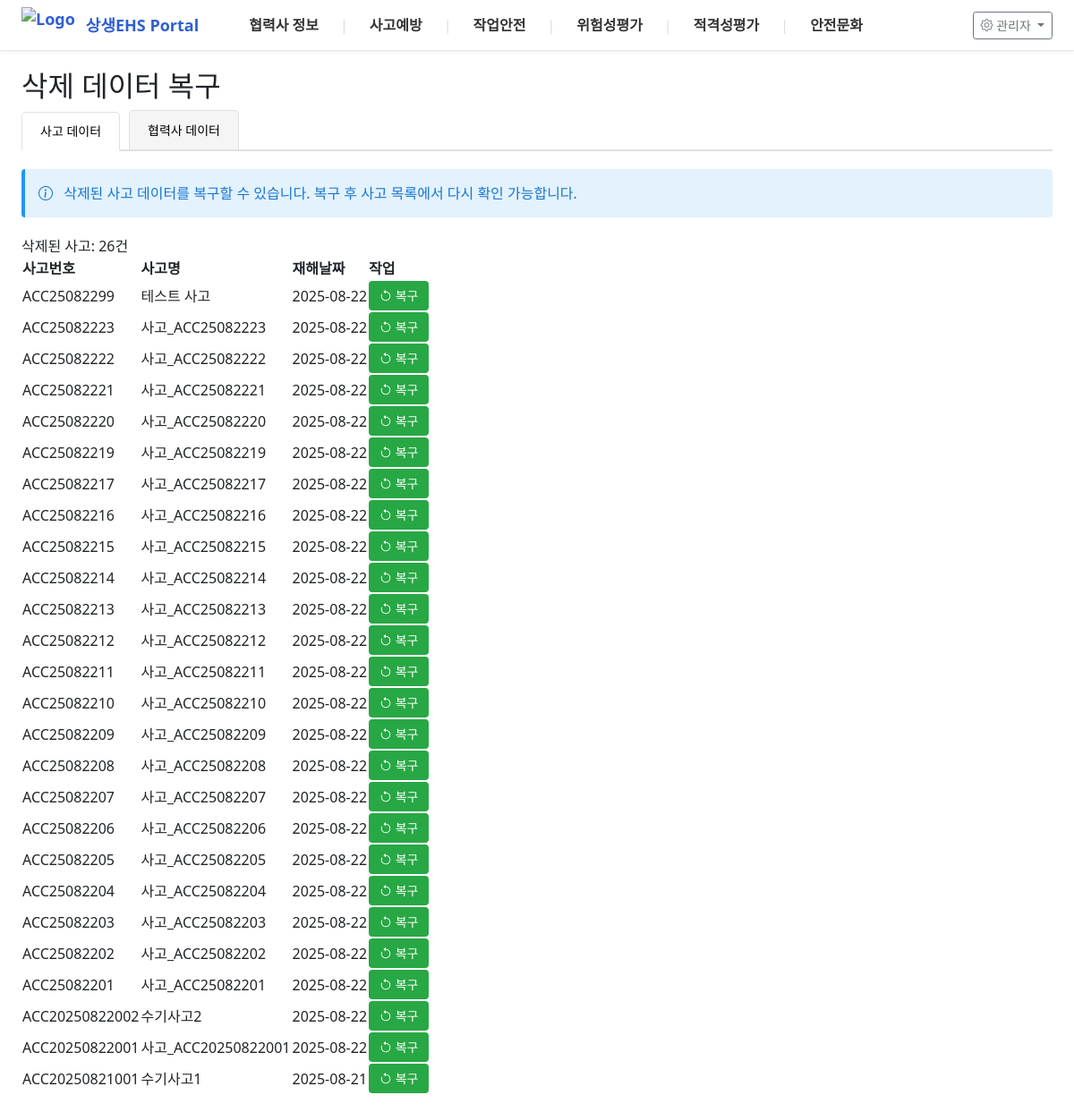
Page /data-recovery on the earlier database version.
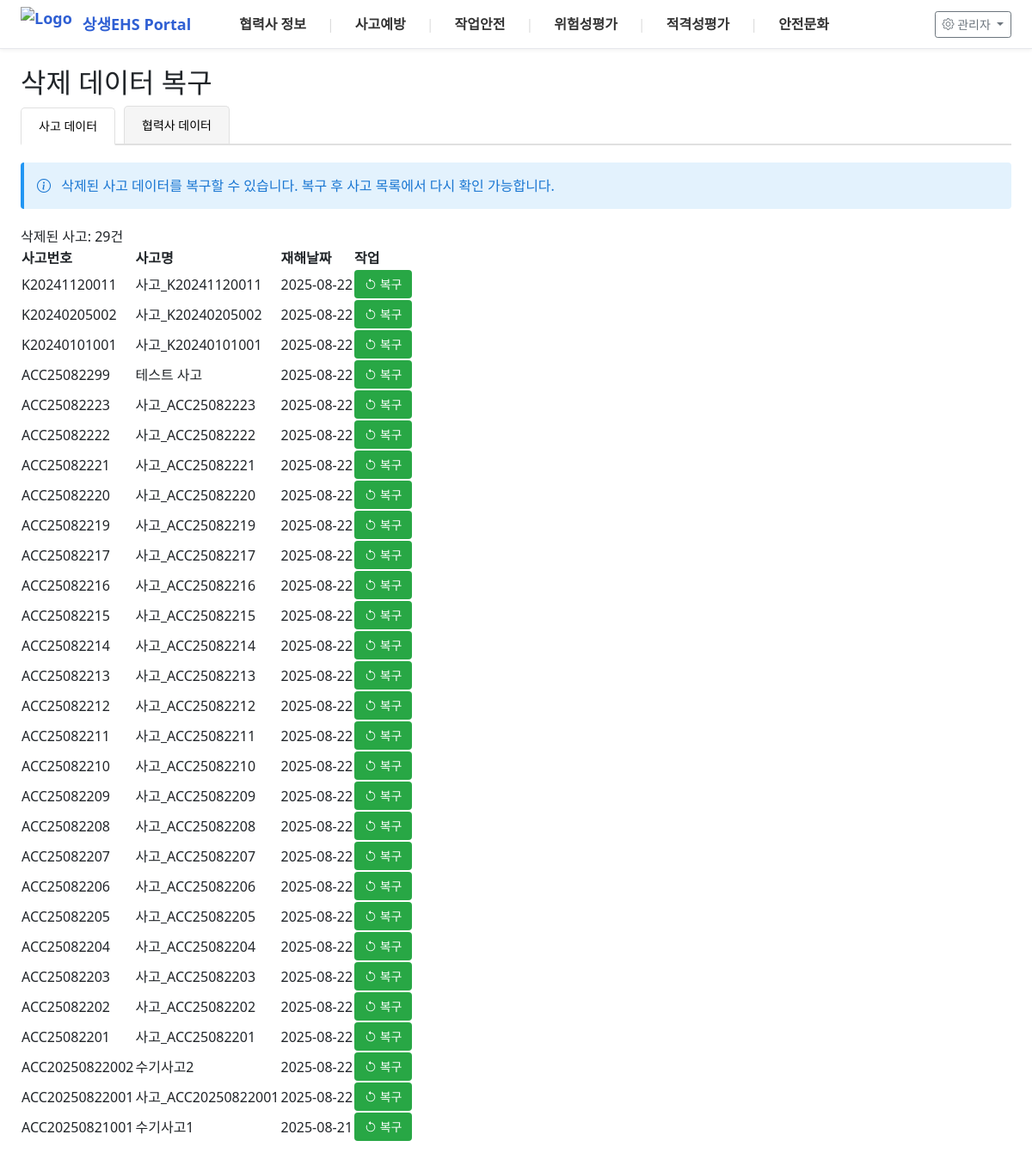
Same page on the later database version.
### tables this page shows
CREATE TABLE accidents_cache (
                id INTEGER PRIMARY KEY AUTOINCREMENT,
                business_number TEXT NOT NULL,
                accident_date TEXT,
                accident_type TEXT,
                accident_location TEXT,
                accident_description TEXT,
                injury_level TEXT,
                injured_count INTEGER,
                cause_analysis TEXT,
                preventive_measures TEXT,
                report_date TEXT,
                reporter_name TEXT,
                synced_at DATETIME DEFAULT CURRENT_TIMESTAMP, custom_data TEXT, accident_number TEXT, accident_name TEXT, accident_time TEXT, accident_datetime TEXT, accident_grade TEXT, injury_type TEXT, injury_form TEXT, workplace TEXT, building TEXT, floor TEXT, location_detail TEXT, day_of_week TEXT, responsible_company1 TEXT, responsible_company1_no TEXT, responsible_company2 TEXT, responsible_company2_no TEXT, is_deleted INTEGER DEFAULT 0,
                FOREIGN KEY (business_number) REFERENCES partners_cache (business_number)
            );

### app.py (the view)
@app.route("/data-recovery")
def data_recovery():
    conn = sqlite3.connect(DB_PATH)
    conn.row_factory = sqlite3.Row
    deleted_accidents_rows = conn.execute("""
        SELECT * FROM accidents_cache
        WHERE is_deleted = 1
        ORDER BY accident_date DESC, accident_number DESC
    """).fetchall()
    deleted_accidents = [dict(row) for row in deleted_accidents_rows]
    deleted_partners_rows = conn.execute("""
        SELECT * FROM partners_cache
        WHERE is_deleted = 1
        ORDER BY company_name
    """).fetchall()
    deleted_partners = [dict(row) for row in deleted_partners_rows]
    conn.close()
    return render_template('data-recovery.html',
                         deleted_accidents=deleted_accidents,
                         deleted_partners=deleted_partners,
                         menu=MENU_CONFIG,
                         active_slug='data-recovery')

### app.py (called while the page is built)
@app.before_request
def before_request():
    if request.path != '/data-recovery':
        init_db()

@app.after_request
def add_header(response):
    response.headers['Cache-Control'] = 'no-cache, no-store, must-revalidate'
    response.headers['Pragma'] = 'no-cache'
    response.headers['Expires'] = '0'
    return response

### templates/data-recovery.html (shortened to what this page needs)
{% extends "base.html" %}
{% block content %}
<div class="page-header">
    <h2 class="page-title">삭제 데이터 복구</h2>
</div>
<div class="tab-menu">
    <button class="tab-button active" onclick="switchTab('accident')">사고 데이터</button>
    <button class="tab-button" onclick="switchTab('partner')">협력사 데이터</button>
</div>
<div id="accident-tab" class="tab-content active">
    <div class="info-message">
        <i class="bi bi-info-circle"></i>
        삭제된 사고 데이터를 복구할 수 있습니다. 복구 후 사고 목록에서 다시 확인 가능합니다.
    </div>
    <div class="table-section">
        <div class="table-header">
            <div class="left-controls">
                <span class="total-count">삭제된 사고: {{ deleted_accidents|length }}건</span>
            </div>
        </div>
        <div class="table-wrapper">
            <table class="data-table">
                <thead>
                    <tr>
                        <th>사고번호</th>
                        <th>사고명</th>
                        <th>재해날짜</th>
                        <th>작업</th>
                    </tr>
                </thead>
                <tbody>
                    {% for accident in deleted_accidents %}
                    <tr>
                        <td>{{ accident.accident_number }}</td>
                        <td>{{ accident.accident_name or '-' }}</td>
                        <td>{{ accident.accident_date or '-' }}</td>
                        <td>
                            <button class="btn btn-sm btn-success" onclick="restoreAccident('{{ accident.id }}')">
                                <i class="bi bi-arrow-counterclockwise"></i> 복구
                            </button>
                        </td>
                    </tr>
                    {% else %}
                    <tr>
                        <td colspan="4" class="no-data">삭제된 사고 데이터가 없습니다.</td>
                    </tr>
                    {% endfor %}
                </tbody>
            </table>
        </div>
    </div>
</div>
{% endblock %}

Differences in the rows shown:
now on this page (row edited): accidents_cache: accident_number "K20241120011", accident_name "사고_K20241120011", accident_date "2025-08-22"
now on this page (row edited): accidents_cache: accident_number "K20240205002", accident_name "사고_K20240205002", accident_date "2025-08-22"
now on this page (row edited): accidents_cache: accident_number "K20240101001", accident_name "사고_K20240101001", accident_date "2025-08-22"
Other differences:
{{ deleted_accidents|length }}: "26" → "29"
